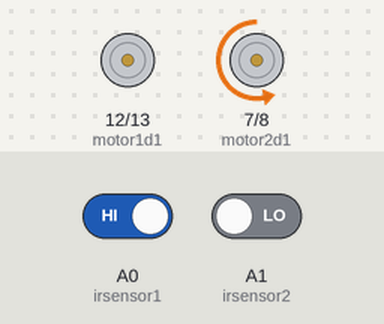
Recording of a sketch running on a simulated Arduino Uno, built with avr-gcc and run on an emulated ATmega328P. Parts: motor-driver pin pairs drawn as motors (green arrow = first pin HIGH = forward, orange = second pin HIGH = backward, longer = more drive, scaled by the enable pin). Inputs (shaded band) come from the test bench; at power-on: A0 (irsensor1) HIGH, A1 (irsensor2) LOW.

Above: at 1.2 s.
1.3 s: A0 (irsensor1) driven LOW
At 1.6 s:
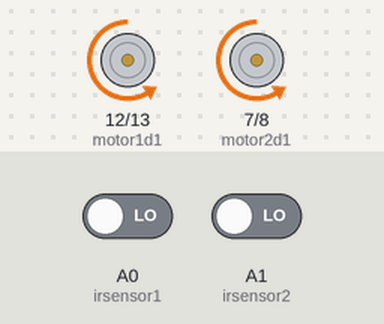
2.8 s: A1 (irsensor2) driven HIGH
At 3.8 s:
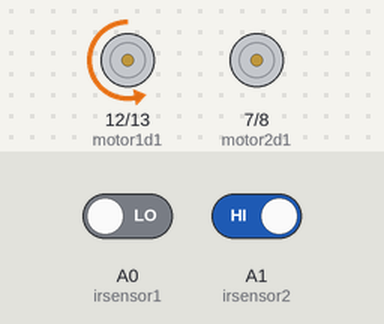
4.3 s: A0 (irsensor1) driven HIGH
At 5.2 s:
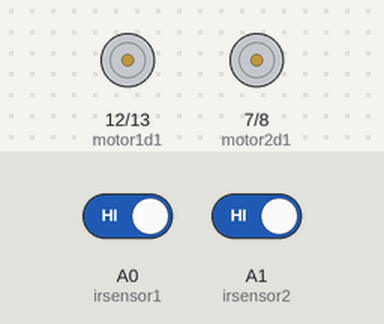
Timing chart, 0 to 7.3 s (numbered marks = the images above; inputs shaded):
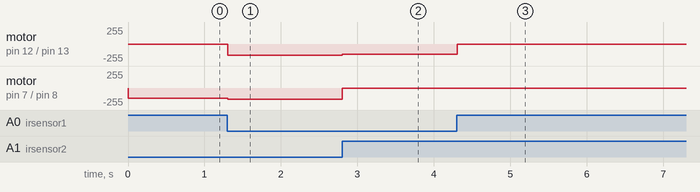

Measured:
- after the input at 1.3 s, motor on pin 12 (motor1d1) / pin 13 (motor1d2): stopped → backward 170/255 at once; motor on pin 7 (motor2d1) / pin 8 (motor2d2): backward 150/255 → backward 170/255 at once
- after the input at 2.8 s, motor on pin 12 (motor1d1) / pin 13 (motor1d2): backward 170/255 → backward 150/255 at once; motor on pin 7 (motor2d1) / pin 8 (motor2d2): backward 170/255 → stopped at once
- after the input at 4.3 s, motor on pin 12 (motor1d1) / pin 13 (motor1d2): backward 150/255 → stopped at once

The sketch:

sketch_dec27a.ino
```cpp
#define motor1d1 12 //right back
#define motor1d2 13 // right forward
#define motor1speed 11 // right speed
#define motor2d1 7 //left back
#define motor2d2 8 //left forward
#define motor2speed 9 //left speed
#define irsensor1 A0  //left sensor
#define irsensor2 A1  //right sensor

// define every component output or input
void setup() {
  pinMode(motor1d1 , OUTPUT);
  pinMode(motor1d2 , OUTPUT);
  pinMode(motor2d1 , OUTPUT);
  pinMode(motor2d2 , OUTPUT);
  pinMode(motor1speed , OUTPUT);
  pinMode(motor2speed , OUTPUT);
  pinMode(irsensor1 , INPUT);
  pinMode(irsensor2 , INPUT);


}
//move forward function
void forward ()
{
 digitalWrite(motor1d1, LOW);
 digitalWrite(motor1d2, HIGH);
 digitalWrite(motor2d1, LOW);
 digitalWrite(motor2d2, HIGH);
 analogWrite(motor1speed, 170);
 analogWrite(motor2speed, 170);
}
//move right function
void right ()
{
 digitalWrite(motor1d1, LOW);
 digitalWrite(motor1d2, LOW);
 digitalWrite(motor2d1, LOW);
 digitalWrite(motor2d2, HIGH);
 analogWrite(motor1speed, 0);
 analogWrite(motor2speed, 150);

}
//move left function
void left ()
{
 digitalWrite(motor1d1, LOW);
 digitalWrite(motor1d2, HIGH);
 digitalWrite(motor2d1, LOW);
 digitalWrite(motor2d2, LOW);
 analogWrite(motor1speed, 150);
 analogWrite(motor2speed, 0);

}
//stop function
void stop ()
{
 digitalWrite(motor1d1, LOW);
 digitalWrite(motor1d2, LOW);
 digitalWrite(motor2d1, LOW);
 digitalWrite(motor2d2, LOW);
 analogWrite(motor1speed, 0);
 analogWrite(motor2speed, 0);
}


void loop() {
int ir1 = digitalRead(irsensor1); // taking the reading of left sensor
int ir2 = digitalRead(irsensor2); // taking the reading of right sensor


if (ir1 == LOW && ir2 == LOW) // black line in the middle (right and left sensors not reading black)
{
forward(); // car goes forward
delay(10);
}
else if(ir1 == HIGH && ir2 == LOW) // black line on the right (right sensor only reading black)
{
right(); // car goes right
delay(10);
}
else if(ir1 == LOW && ir2 == HIGH) // black line on the left (left sensor only reading black)
{
left(); // car goes left
delay(10);
}

else // both sensors reading black
{
stop(); // car stops
}
}
```
